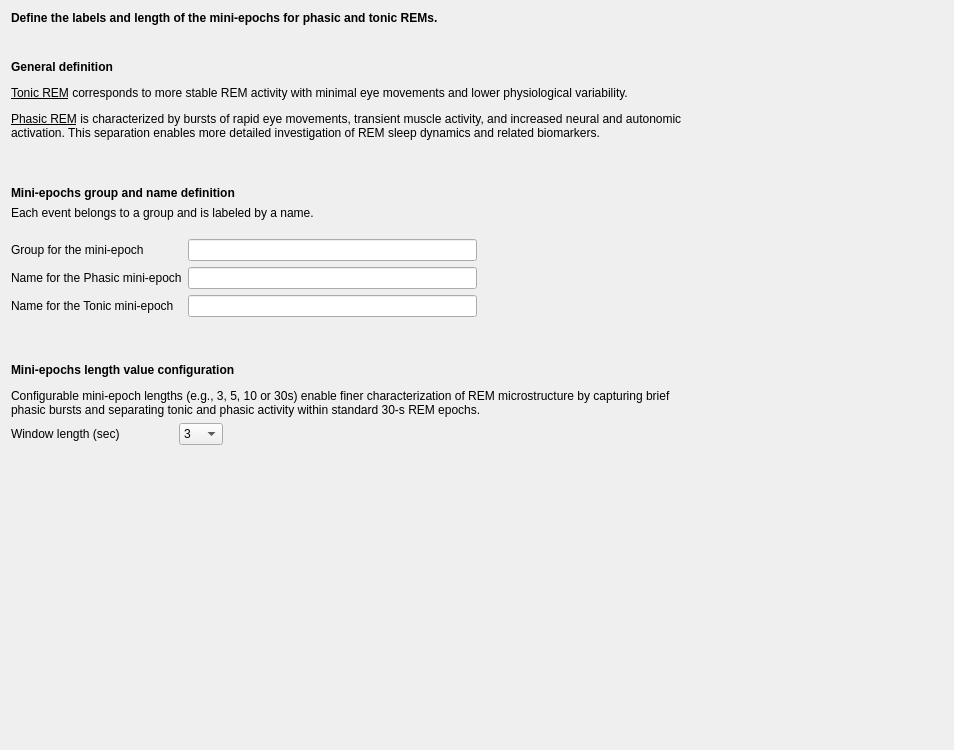
<?xml version="1.0" encoding="UTF-8"?>
<ui version="4.0">
 <class>MiniEpochDefinition</class>
 <widget class="QWidget" name="MiniEpochDefinition">
  <property name="geometry">
   <rect>
    <x>0</x>
    <y>0</y>
    <width>954</width>
    <height>750</height>
   </rect>
  </property>
  <property name="sizePolicy">
   <sizepolicy hsizetype="Preferred" vsizetype="Fixed">
    <horstretch>0</horstretch>
    <verstretch>0</verstretch>
   </sizepolicy>
  </property>
  <property name="windowTitle">
   <string/>
  </property>
  <layout class="QVBoxLayout" name="verticalLayout">
   <item>
    <widget class="QLabel" name="label_4">
     <property name="text">
      <string>&lt;html&gt;&lt;head/&gt;&lt;body&gt;&lt;p&gt;&lt;span style=&quot; font-weight:700;&quot;&gt;Define the labels and length of the mini-epochs for phasic and tonic REMs.&lt;/span&gt;&lt;/p&gt;&lt;/body&gt;&lt;/html&gt;</string>
     </property>
    </widget>
   </item>
   <item>
    <spacer name="verticalSpacer_2">
     <property name="orientation">
      <enum>Qt::Orientation::Vertical</enum>
     </property>
     <property name="sizeType">
      <enum>QSizePolicy::Policy::Fixed</enum>
     </property>
     <property name="sizeHint" stdset="0">
      <size>
       <width>20</width>
       <height>29</height>
      </size>
     </property>
    </spacer>
   </item>
   <item>
    <widget class="QLabel" name="label_9">
     <property name="text">
      <string>&lt;html&gt;&lt;head/&gt;&lt;body&gt;&lt;p&gt;&lt;span style=&quot; font-weight:700;&quot;&gt;General definition&lt;/span&gt;&lt;/p&gt;&lt;p&gt;&lt;span style=&quot; text-decoration: underline;&quot;&gt;Tonic REM&lt;/span&gt;&lt;span style=&quot;&quot;&gt; corresponds to more stable REM activity with minimal eye movements and lower physiological variability.&lt;/span&gt;&lt;/p&gt;&lt;p&gt;&lt;span style=&quot; text-decoration: underline;&quot;&gt;Phasic REM&lt;/span&gt;&lt;span style=&quot;&quot;&gt; is characterized by bursts of rapid eye movements, transient muscle activity, and increased neural and autonomic&lt;br/&gt;activation. This separation enables more detailed investigation of REM sleep dynamics and related biomarkers.&lt;/span&gt;&lt;/p&gt;&lt;p&gt;&lt;br/&gt;&lt;/p&gt;&lt;/body&gt;&lt;/html&gt;</string>
     </property>
    </widget>
   </item>
   <item>
    <widget class="QLabel" name="label_5">
     <property name="text">
      <string>&lt;html&gt;&lt;head/&gt;&lt;body&gt;&lt;p&gt;&lt;span style=&quot; font-weight:700;&quot;&gt;Mini-epochs group and name definition&lt;/span&gt;&lt;/p&gt;&lt;/body&gt;&lt;/html&gt;</string>
     </property>
    </widget>
   </item>
   <item>
    <widget class="QLabel" name="label_6">
     <property name="text">
      <string>&lt;html&gt;&lt;head/&gt;&lt;body&gt;&lt;p&gt;Each event belongs to a group and is labeled by a name.&lt;/p&gt;&lt;/body&gt;&lt;/html&gt;</string>
     </property>
    </widget>
   </item>
   <item>
    <spacer name="verticalSpacer_4">
     <property name="orientation">
      <enum>Qt::Orientation::Vertical</enum>
     </property>
     <property name="sizeType">
      <enum>QSizePolicy::Policy::Fixed</enum>
     </property>
     <property name="sizeHint" stdset="0">
      <size>
       <width>20</width>
       <height>13</height>
      </size>
     </property>
    </spacer>
   </item>
   <item>
    <layout class="QHBoxLayout" name="horizontalLayout">
     <item>
      <layout class="QFormLayout" name="formLayout">
       <item row="0" column="0">
        <widget class="QLabel" name="label">
         <property name="text">
          <string>Group for the mini-epoch</string>
         </property>
        </widget>
       </item>
       <item row="0" column="1">
        <widget class="QLineEdit" name="lineEdit_group"/>
       </item>
       <item row="1" column="0">
        <widget class="QLabel" name="label_2">
         <property name="text">
          <string>Name for the Phasic mini-epoch</string>
         </property>
        </widget>
       </item>
       <item row="1" column="1">
        <widget class="QLineEdit" name="lineEdit_name_Phasic"/>
       </item>
       <item row="2" column="0">
        <widget class="QLabel" name="label_3">
         <property name="text">
          <string>Name for the Tonic mini-epoch</string>
         </property>
        </widget>
       </item>
       <item row="2" column="1">
        <widget class="QLineEdit" name="lineEdit_name_Tonic"/>
       </item>
      </layout>
     </item>
     <item>
      <spacer name="horizontalSpacer">
       <property name="orientation">
        <enum>Qt::Orientation::Horizontal</enum>
       </property>
       <property name="sizeHint" stdset="0">
        <size>
         <width>40</width>
         <height>20</height>
        </size>
       </property>
      </spacer>
     </item>
    </layout>
   </item>
   <item>
    <spacer name="verticalSpacer_3">
     <property name="orientation">
      <enum>Qt::Orientation::Vertical</enum>
     </property>
     <property name="sizeType">
      <enum>QSizePolicy::Policy::Fixed</enum>
     </property>
     <property name="sizeHint" stdset="0">
      <size>
       <width>20</width>
       <height>40</height>
      </size>
     </property>
    </spacer>
   </item>
   <item>
    <layout class="QGridLayout" name="gridLayout">
     <item row="1" column="0">
      <layout class="QHBoxLayout" name="horizontalLayout_2">
       <item>
        <layout class="QFormLayout" name="formLayout_2">
         <item row="0" column="0">
          <widget class="QLabel" name="label_8">
           <property name="text">
            <string>Window length (sec)                </string>
           </property>
          </widget>
         </item>
         <item row="0" column="1">
          <widget class="QComboBox" name="comboBox_length">
           <item>
            <property name="text">
             <string>3</string>
            </property>
           </item>
           <item>
            <property name="text">
             <string>5</string>
            </property>
           </item>
           <item>
            <property name="text">
             <string>10</string>
            </property>
           </item>
           <item>
            <property name="text">
             <string>30</string>
            </property>
           </item>
          </widget>
         </item>
        </layout>
       </item>
       <item>
        <spacer name="horizontalSpacer_2">
         <property name="orientation">
          <enum>Qt::Orientation::Horizontal</enum>
         </property>
         <property name="sizeHint" stdset="0">
          <size>
           <width>40</width>
           <height>20</height>
          </size>
         </property>
        </spacer>
       </item>
      </layout>
     </item>
     <item row="0" column="0">
      <widget class="QLabel" name="label_7">
       <property name="text">
        <string>&lt;html&gt;&lt;head/&gt;&lt;body&gt;&lt;p&gt;&lt;span style=&quot; font-weight:700;&quot;&gt;Mini-epochs length value configuration&lt;/span&gt;&lt;/p&gt;&lt;p&gt;Configurable mini-epoch lengths (e.g., 3, 5, 10 or 30s) enable finer characterization of REM microstructure by capturing brief&lt;br/&gt;phasic bursts and separating tonic and phasic activity within standard 30-s REM epochs.&lt;/p&gt;&lt;/body&gt;&lt;/html&gt;</string>
       </property>
      </widget>
     </item>
    </layout>
   </item>
   <item>
    <spacer name="verticalSpacer">
     <property name="orientation">
      <enum>Qt::Orientation::Vertical</enum>
     </property>
     <property name="sizeHint" stdset="0">
      <size>
       <width>20</width>
       <height>40</height>
      </size>
     </property>
    </spacer>
   </item>
  </layout>
 </widget>
 <resources>
  <include location="../../../../../snooz-toolbox/src/main/python/ui/themes/themes.qrc"/>
 </resources>
 <connections/>
</ui>
